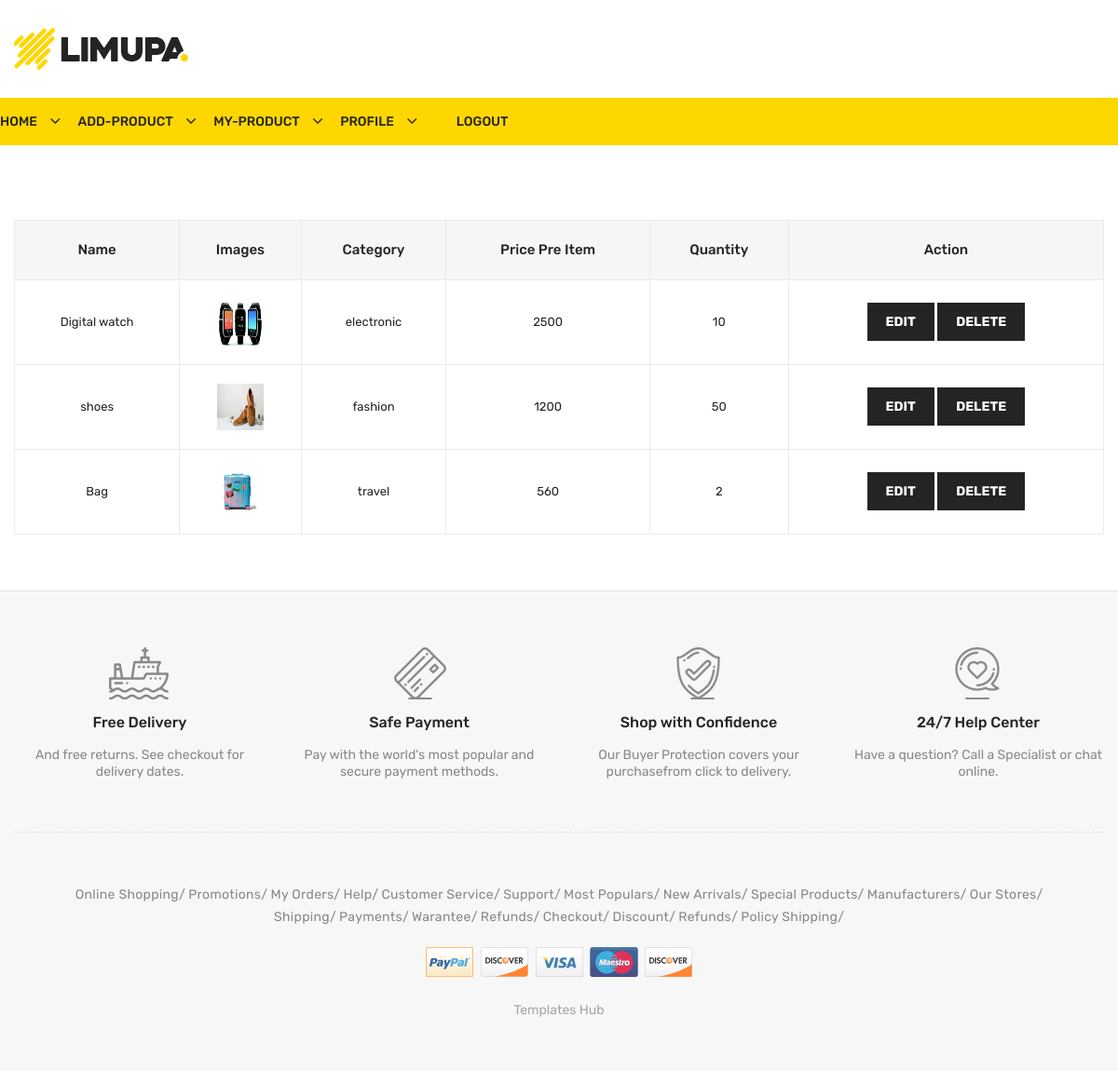
The page /my-product/ (signed in) on the database as committed earlier.
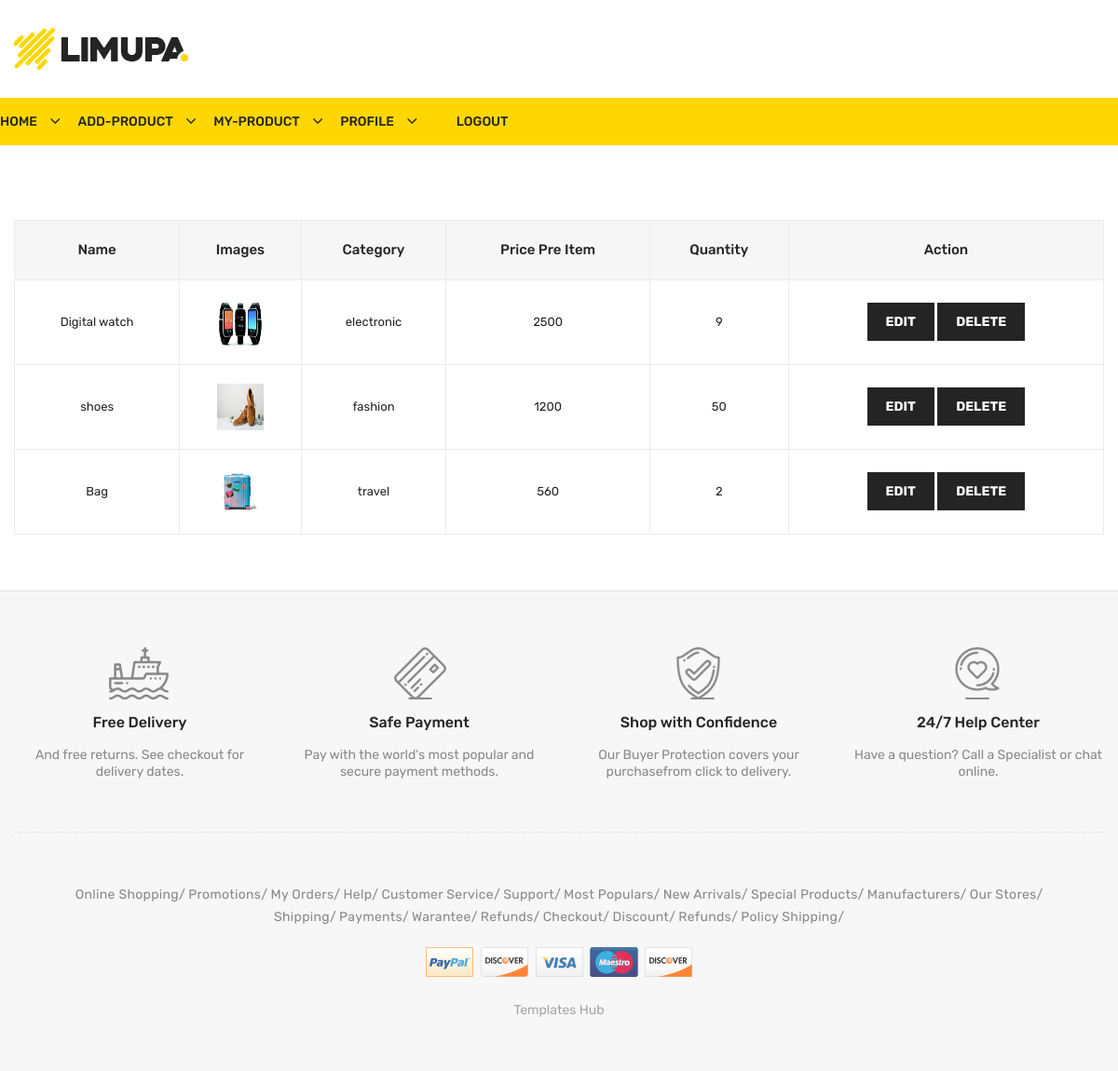
The same page on the database as committed later.
### myapp/models.py (models this page shows, shortened)
class Product(models.Model):
    cate=(
        ('fashion','Fashion'),
        ('electronic','Electronic'),
        ('home and kitchen','Home and kitchen'),
        ('travel','Travel'),
        ('toy','Toy'),
        ('beauty','Beauty'),
        ('food','Food'),
        ('stationery','stationery')
    )
    seller=models.ForeignKey(User,on_delete=models.CASCADE)
    product_name=models.CharField(max_length=100)
    category=models.CharField(max_length=100,choices=cate)
    quantity=models.IntegerField()
    price=models.IntegerField()
    pic=models.FileField(upload_to='product/')
    description=models.TextField(max_length=200)

### myapp/views.py (the view)
# urls.py: path('my-product/',views.my_product,name='my-product'),
@login_required(login_url='/login/')
def my_product(request):
    pro=Product.objects.filter(seller=request.user)[::-1]
    return render(request,'seller/my-product.html',{'pro':pro})

### myapp/templates/seller/my-product.html (shortened to what this page needs)
{% extends 'header.html' %}
{% load static %}
{% block content %}
<div class="wishlist-area pt-60 pb-60">
    <div class="container">
        <div class="row">
            <div class="col-12">
                {% if pro %}
                <form action="#">
                    <div class="table-content table-responsive">
                        <table class="table">
                            <thead>
                                <tr>
                                    <th class="li-product-remove">name</th>
                                    <th class="li-product-thumbnail">images</th>
                                    <th class="cart-product-name">Category</th>
                                    <th class="li-product-price">Price pre item</th>
                                    <th class="li-product-stock-status">Quantity</th>
                                    <th class="li-product-add-cart">Action</th>
                                </tr>
                            </thead>
                            <tbody>
                                {% for pro in pro %}
                                <tr>
                                    <td ><span class="amount">{{pro.product_name}}</span></td>
                                    <td class="li-product-thumbnail"><a href="#"><img src="{{pro.pic.url}}" alt=""width="50" height="50"></a></td>
                                    <td ><span class="amount">{{pro.category}}</span></td>
                                    <td ><span class="amount">{{pro.price}}</span></td>
                                    <td ><span class="amount">{{pro.quantity}}</span></td>
                                    <td class="li-product-add-cart"><a href="{% url 'edit-product' pro.id%}">Edit</a>
                                        <a href="{% url 'delete-product' pro.id %}">Delete</a>
                                    </td>
                                </tr>
                                {% endfor %}
                            </tbody>
                        </table>
                    </div>
                </form>
                {% else %}
                <h2> Add product for sell </h2>
                {% endif %}
            </div>
        </div>
    </div>
</div>
{% endblock %}

Rows that differ between the two databases and show on the page:
changed Product "Digital watch": quantity "10" → "9"
